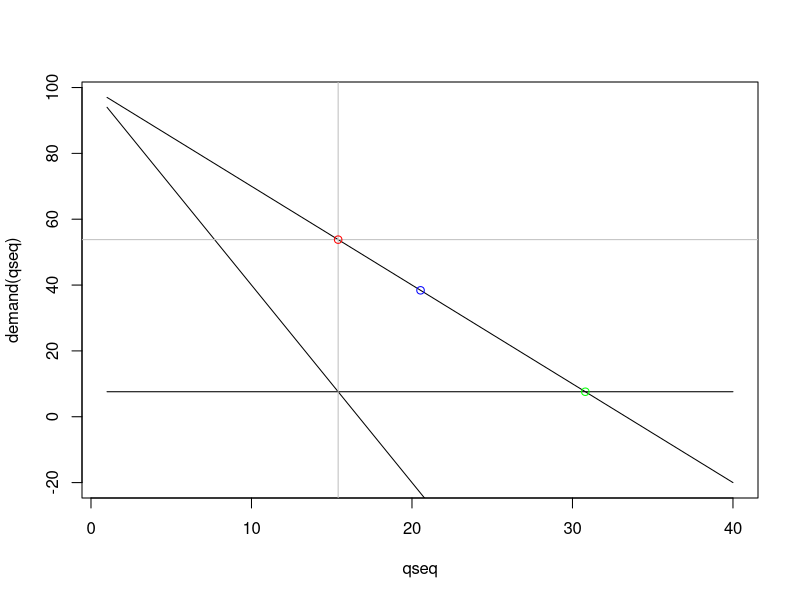

Write the R code that produced this figure.
alpha = 100
beta = 3
c = 7.6

demand <- function(q) alpha - beta*q
mr <- function(q) alpha - 2*beta*q
mc <- function(q) c
q_opt <- (alpha-c)/(2*beta)

qseq <- 1:40

plot(qseq,demand(qseq),type="l")
lines(qseq,mr(qseq))
lines(qseq,rep(c,length(qseq)))
abline(v=q_opt,col="grey")
abline(h=demand(q_opt),col="grey")
points(q_opt,demand(q_opt),col="red")

q_oli <- (1/3)*((alpha-c)/beta)

points(2*q_oli,demand(2*q_oli),col="blue")

q_pc <- (alpha-c)/beta
points(q_pc,demand(q_pc),col="green")

# price cap

pc = 30

##q = 1:100000

#plot(demand(q)*q-c*q,type="l")

#pcs = c(47,48,49,50)
#for (i in 1:length(pcs)) {
#	pc = pcs[i]
#lines(q,apply(cbind(demand(q),rep(pc,length(1))),#1,min)#*q-c*q,lty=2,lwd=2)
#}

#points(q_opt,demand(q_opt)*q_opt-#c*q_opt,col="red",lwd="2")






